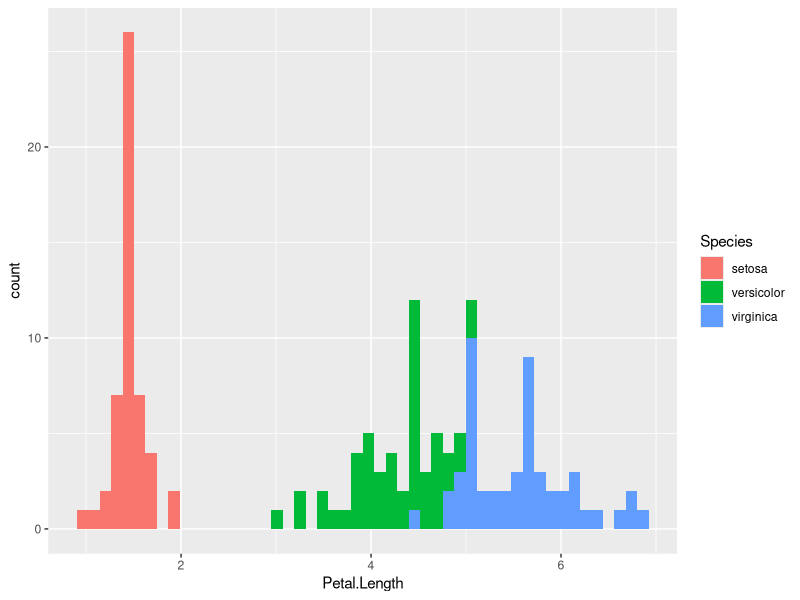
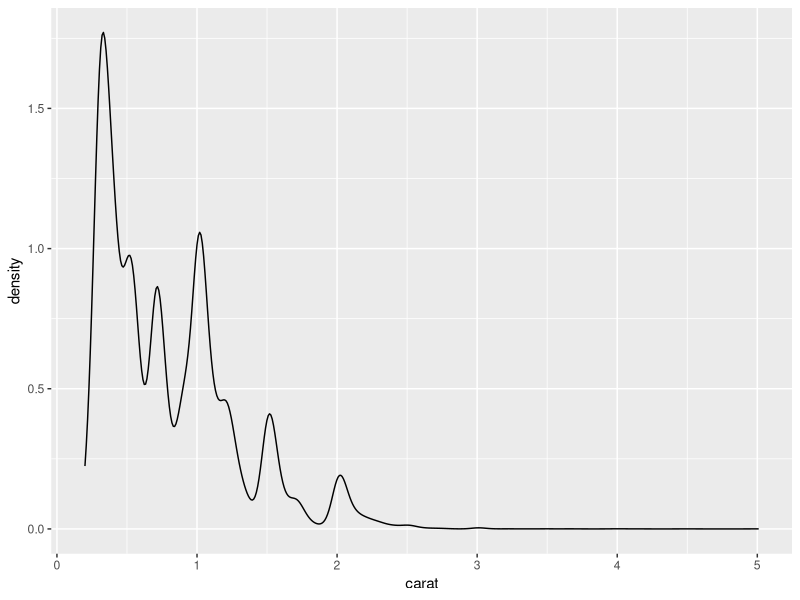
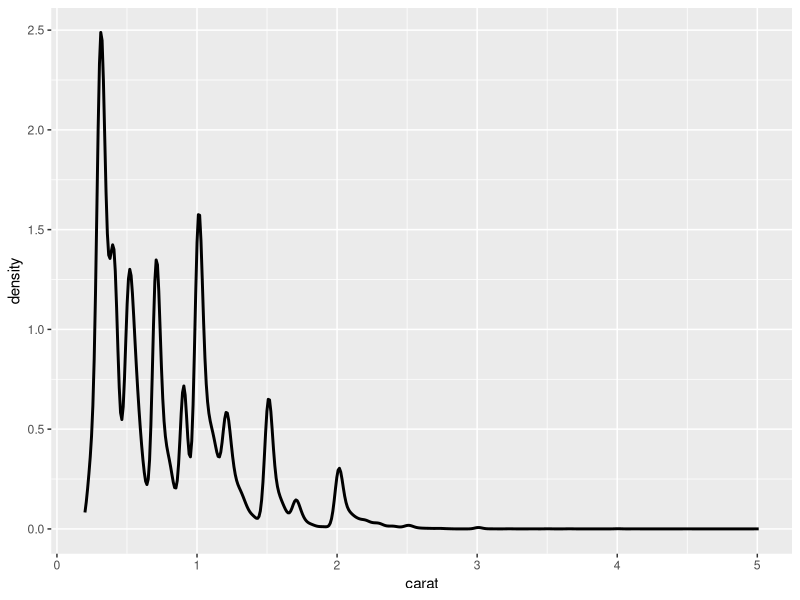
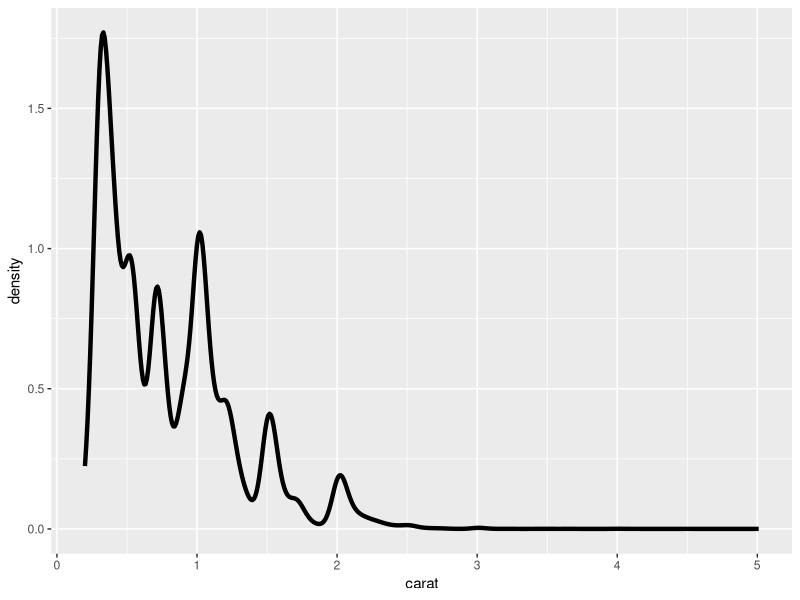

Write the R code that produced these figures, in order. (Note: this script raises an error after producing the figures.)
#Day 06#
##########################################
#1.Visualizing distribution---continued
##(Fundamentals of datavis: Chapter 7)
##########################################
# copied from Day05
library(tidyverse)
head(iris)
# 2) histograms for petal length filled by species
ggplot() +
  geom_histogram(aes(x=Petal.Length,fill=Species),bins=50,data=iris)
head(iris)
##1.2 Density plots
##########################
#kernel density estimates
?geom_density
#Please refer to the following for definition
#https://en.wikipedia.org/wiki/Kernel_density_estimation
ggplot()+
  geom_density(aes(x=carat),data=diamonds)

#Default bandwidth is the standard deviation of the smoothing kernel
#change bandwidth/size of the line (try adjust=0.2,1,3,6)
ggplot()+
  geom_density(aes(x=carat),size=1,adjust=.5,data=diamonds)
#adjust: bigger-> smoother , size: thickness

# Using line instead of bars (e.g. histogram) has advantage of stackability
ggplot()+
  geom_density(aes(x=carat,),
               size=1.5, adjust=1,
               data=diamonds)

#&#&#&#&#&#&#&#&#&#&#&#&#&#&#&#&#&#&#&#&#&#&#&#&#&#&#&#&#&#&#&#&#&#&#&#&#&#&#&#&#&#&#&#&#&#&#&#&#&
#Your Turn - iris data again
# 1) Density plots for petal length filled by species with alpha scaling of 0.5
ggplot()+
  geom_density(aes(x=petal.length,fill=species),data=iris,alpha=0.5)


## You should see a clear overlap in petal lenghts between the versicolor and 
## virginica Iris plants
#&#&#&#&#&#&#&#&#&#&#&#&#&#&#&#&#&#&#&#&#&#&#&#&#&#&#&#&#&#&#&#&#&#&#&#&#&#&#&#&#&#&#&#&#&#&#&#&#&

##1.3 Boxplot
##########################
#Median, hinge: (Q1, Q3), whiskers: (Q1-1.5*IQR, Q3+1.5*IQR) 
# IQR=Q3-Q1
# Simple boxplot for price
ggplot()+
  geom_boxplot(aes(y=price), data=diamonds)

# side-by-side for each clarity category
ggplot()+
  geom_boxplot(aes(x=clarity, y=price), data=diamonds) 
#ggplot()+ geom_density(aes(x=price), data=diamonds)+ f
#facet_grid()

#Any problems with the data?

# Options: scale, color, fill, orientation
ggplot()+
  geom_boxplot(aes(x=clarity, y=log10(price)), data=diamonds) +
  coord_flip() +
  labs(x="Cut Quality", 
       y="Price (log10USD)",
       title="Boxplot of prices by clarity")


#&#&#&#&#&#&#&#&#&#&#&#&#&#&#&#&#&#&#&#&#&#&#&#&#&#&#&#&#&#&#&#&#&#&#&#&#&#&#&#&#&#&#&#&#&#&#&#&#&
#Your Turn - iris data 
# 2) Make a boxplot for petal length by species

ggplot()+
  geom_boxplot(aes(x=clarity, y=log10(price)), data=iris) 
  

#&#&#&#&#&#&#&#&#&#&#&#&#&#&#&#&#&#&#&#&#&#&#&#&#&#&#&#&#&#&#&#&#&#&#&#&#&#&#&#&#&#&#&#&#&#&#&#&#&


##1.4 Violin plots
####################################################
#(like side-by-side boxplot with reflected density plots)
#Violin plots are similar to box plots, except that they also 
#show the probability density of the data at different values, 
#usually smoothed by a kernel density estimator.
ggplot()+
  geom_violin(aes(x=cut, y=carat),
              color="black", fill="lightblue",
              data=diamonds) +
  labs(y="Carat Weight", x="Cut Quality",
       title="Violin Plots of Diamond Weights by Cut Quality")+
  coord_flip()+
  theme_bw()
#color: controls the color of the border, fill controls what 
#fill: controls what color fills the violine
#theme_bw(): change the theme of the background

# Combine violins with boxplots
ggplot()+
  geom_boxplot(aes(x=cut, y=carat), width=.1,
               color="black", fill="white",
               data=diamonds)+
  geom_violin(aes(x=cut, y=carat),
              color="black", fill="lightblue",
              data=diamonds) +
  
  theme_bw() +
  labs(y="Carat Weight", x="Cut Quality")+
  coord_flip()

#Anything wrong? How to fix it?
ggplot()+
  geom_violin(aes(x=cut, y=carat),
              color="black", fill="lightblue",
              data=diamonds) +
  geom_boxplot(aes(x=cut, y=carat), width=.1,
               color="black", fill="white",
               data=diamonds)+
  theme_bw() +
  labs(y="Carat Weight", x="Cut Quality")+
  coord_flip()


#You can also customize the graph by chaning color, scale, fill, etc
#scale_fill_manual() for box plot, bar plot, violin plot, dot plot, etc

##########################################

#2 Displays for Bivariate Categorical Data
##(Fundamentals of datavis: Chapter 6)
##########################################

#Explore the data
table(diamonds$clarity, diamonds$cut)
str(diamonds$clarity)

##2.1 Grouped bargraphs (similar to faceting)
#############################################
ggplot()+
  geom_bar(aes(x=cut, fill=clarity), 
           data=diamonds)

ggplot()+
  geom_bar(aes(x=cut, fill=clarity), 
           stat="count",position ="dodge",
           data=diamonds)
#you may also omit the stat="count"
#"dodge" display the graph side by side.

ggplot()+
  geom_bar(aes(x=clarity, fill=clarity), 
           data=diamonds, color="red") +
  facet_grid(cut ~ . ,)# scale="free_y")
#"free_y" means that each row of facets can set its y-axis 
#independent of the other rows. 


##2.2 Stacked bargraphs 
#############################
#show breakdown of a second categorical variable within each bar.
# Stacked-Bargraph 
ggplot()+
  geom_bar(aes(x=cut), 
           stat="count",position="stack",
           data=diamonds)

ggplot()+
  geom_bar(aes(x=cut, fill=clarity), 
           stat="count",position="stack",
           data=diamonds)

# Proportionally Stacked-Bargraph
ggplot()+
  geom_bar(aes(x=cut, fill=clarity), 
           stat="count",position ="fill",
           data=diamonds)
#calculate the proportion (clarity.cut/ cut) for each value of cut,
#and to do that it uses the count statistic,
#but the actual value represented by the cumulative height of
#the different color bars is not a count.


##########################################
#3 Some data manipulation--more next Monday
##########################################
#How many of the diamonds have clarity type VS1 or VVS2?
#What's the 70th percentile of carat for those diamonds?
diamonds %>% 
  dplyr::filter(clarity=="vs1"|clarity=="VVS2") %>%
  summarize(quantile()) 

#What type of cut and clarity combination have
#the highest 3 mean price?